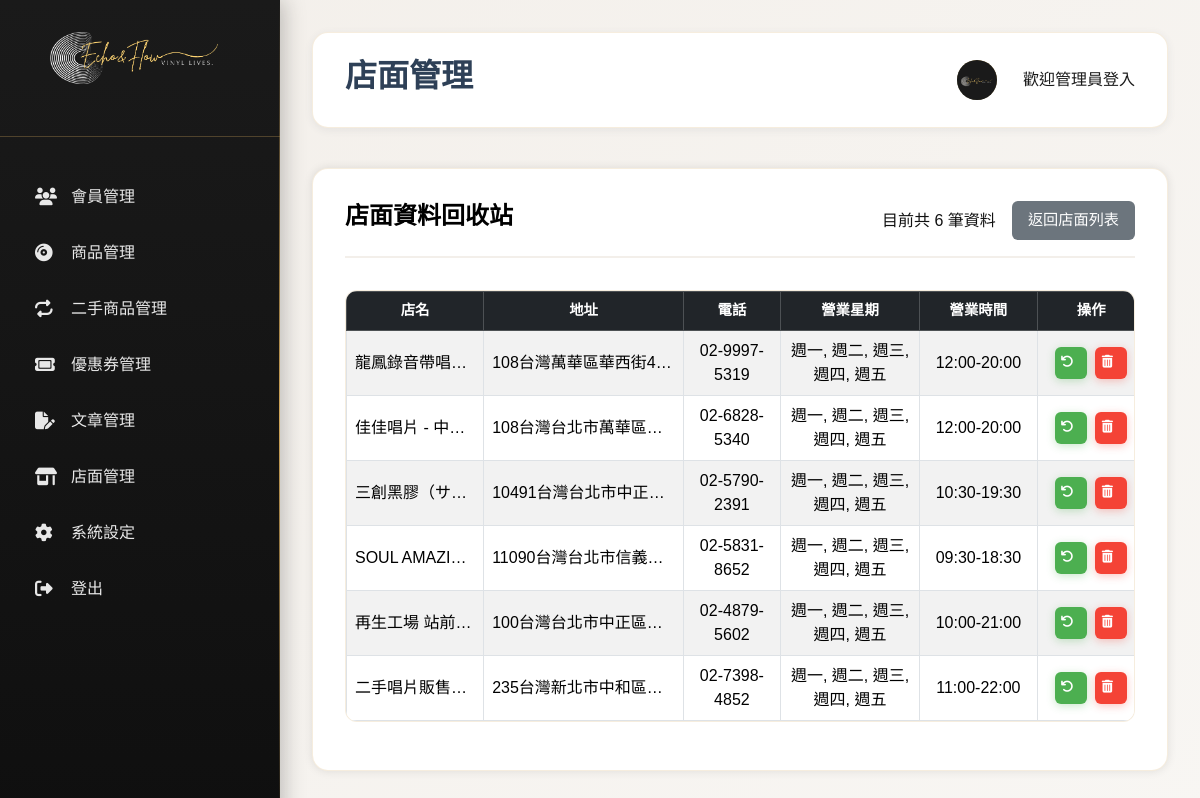
The page /vinyl_shop/trash.php on the database its author committed.
### tables this page shows
CREATE TABLE `branch` (
  `id` int(11) NOT NULL,
  `name` varchar(255) NOT NULL,
  `address` text DEFAULT NULL,
  `phone` varchar(20) DEFAULT NULL,
  `weekdays` varchar(50) NOT NULL DEFAULT '1,2,3,4,5' COMMENT '營業星期，以逗號分隔，1-7代表週一到週日',
  `business_hours` varchar(100) DEFAULT NULL,
  `latitude` decimal(9,6) DEFAULT NULL,
  `longitude` decimal(9,6) DEFAULT NULL,
  `is_deleted` tinyint(1) NOT NULL DEFAULT 0 COMMENT '是否以刪除',
  `deleted_at` datetime DEFAULT NULL COMMENT '刪除時間'
);

### vinyl_shop/trash.php (the view, shortened to what this page needs)
<?php
require_once "../vinyl_shop/connect.php";
include "../template_top.php";
include "../template_main.php";
$perPage = 10;
$page = intval($_GET["page"] ?? 1);
$pageStart = ($page - 1) * $perPage;
$sql = "SELECT b.*,
        GROUP_CONCAT(DISTINCT h.name) as services
        FROM branch b
        LEFT JOIN branch_hashtag bh ON b.id = bh.branch_id
        LEFT JOIN hashtag h ON bh.hashtag_id = h.id
        WHERE b.is_deleted = 1
        GROUP BY b.id
        ORDER BY b.deleted_at DESC
        LIMIT :limit OFFSET :offset";
$sqlCount = "SELECT COUNT(*) as total FROM branch WHERE is_deleted = 1";
$stmtCount = $pdo->prepare($sqlCount);
$stmtCount->execute();
$totalCount = $stmtCount->fetch(PDO::FETCH_ASSOC)['total'];
try {
    $stmt = $pdo->prepare($sql);
    $stmt->bindValue(':limit', $perPage, PDO::PARAM_INT);
    $stmt->bindValue(':offset', $pageStart, PDO::PARAM_INT);
    $stmt->execute();
    $result = $stmt->fetchAll(PDO::FETCH_ASSOC);
} catch (PDOException $e) {
    echo "錯誤: " . $e->getMessage();
    exit;
}
?>
<div class="content-section">
<div class="section-header d-flex justify-content-between align-items-center">
        <h3 class="section-title">店面資料回收站</h3>
        <span class="ms-auto">目前共 <?= $totalCount ?> 筆資料</span>
        <a href="/vinyl_shop/index.php" class="btn btn-secondary">返回店面列表</a>
    </div>
           <div class="table-container table-responsive">
        <table class="table table-bordered table-striped align-middle">
                <thead class="table-dark">
                    <tr>
                        <th style="width: 200px;">店名</th>
                        <th style="width: 300px;">地址</th>
                        <th style="width: 120px;">電話</th>
                        <th style="width: 200px;">營業星期</th>
                        <th style="width: 150px;">營業時間</th>
                        <th style="width: 120px;">操作</th>
                    </tr>
                </thead>
                <tbody>
                    <?php foreach ($result as $index => $branch): ?>
                    <tr>
                        <td style="width: 200px;" class="text-truncate" title="<?=$branch["name"]?>"><?=$branch["name"]?></td>
                        <td style="width: 300px;" class="text-truncate" title="<?=$branch["address"]?>"><?=$branch["address"]?></td>
                        <td style="width: 120px;"><?=$branch["phone"]?></td>
                        <td style="width: 200px;">
                        <?php
                        $weekdays = explode(',', $branch['weekdays']);
                        $weekdayNames = [
                            '1' => '週一',
                            '2' => '週二',
                            '3' => '週三',
                            '4' => '週四',
                            '5' => '週五',
                            '6' => '週六',
                            '7' => '週日'
                        ];
                        $displayWeekdays = array_map(function($day) use ($weekdayNames) {
                            return $weekdayNames[$day] ?? $day;
                        }, $weekdays);
                        echo implode(', ', $displayWeekdays);
                        ?>
                        </td>
                        <td style="width: 150px;"><?=$branch["business_hours"]?></td>
                        <td style="width: 120px;">
                        <div class="action-buttons">
                            <a href="#" class="btn btn-sm btn-success restore-btn" data-id="<?=$branch["id"]?>" title="還原"><i class="fas fa-undo"></i></a>
                            <a href="#" class="btn btn-sm btn-danger delete-btn" data-id="<?=$branch["id"]?>" title="永久刪除"><i class="fas fa-trash-alt"></i></a>
                            </div>
                        </td>
                    </tr>
                    <?php endforeach; ?>
                </tbody>
            </table>
        </div>
    </div>
<?php
include "../template_btm.php";
?>

### css/index.css (style rules this page uses)
:root { --retro-indigo: #2e4057; --olive-moss: #7c805e; --warm-brass: #d1a65a; --beige-mist: #f3efea; --smoke-violet: #9b8ba8; --vinyl-black: #1a1a1a; --white: #ffffff; --light-gray: #f8f6f3; --border-color: #d1a65a33; --shadow-light: 0 2px 8px #2e405714; --shadow-medium: 0 4px 16px #2e40571f; --shadow-heavy: 0 8px 32px #2e405729; --success-color: #4caf50; --warning-color: #ff9800; --error-color: #f44336; }
* { margin: 0; padding: 0; box-sizing: border-box; }
body { font-family: 'Noto Sans TC', sans-serif; background: linear-gradient( 135deg, var(--beige-mist) 0%, var(--light-gray) 100% ); color: var(--vinyl-black); min-height: 100vh; overflow-x: hidden; }
.content-section { background: var(--white); border-radius: 16px; padding: 2rem; margin-bottom: 2rem; box-shadow: var(--shadow-light); border: 1px solid var(--border-color); }
.section-header { display: flex; justify-content: space-between; align-items: center; margin-bottom: 2rem; padding-bottom: 1rem; border-bottom: 2px solid var(--beige-mist); flex-wrap: wrap; gap: 1rem; }
.section-title { font-family: 'Playfair Display', serif; font-size: 1.5rem; color: var(--retro-indigo); font-weight: 600; }
.btn { padding: 0.8rem 1.5rem; border: none; border-radius: 8px; font-weight: 500; cursor: pointer; transition: all 0.3s ease; text-decoration: none; display: inline-flex; align-items: center; justify-content: center; gap: 0.5rem; text-align: center; border: 2px solid transparent; }
.btn-danger { background-color: var(--error-color); color: var(--white); box-shadow: 0 2px 8px rgba(244, 67, 54, 0.3); }
.btn-success { background-color: var(--success-color); color: var(--white); box-shadow: 0 2px 8px rgba(76, 175, 80, 0.3); }
.btn.btn-secondary { background-color: #6c757d; color: #fff; border: none; padding: 0.5rem 1rem; border-radius: 6px; }
.btn-sm { padding: 0.5rem 0.75rem; font-size: 0.875rem; border-radius: 6px; }
.action-buttons { display: flex; gap: 0.25rem; justify-content: center; }
.action-buttons .btn { min-width: 32px; height: 32px; padding: 0; display: inline-flex; align-items: center; justify-content: center; border-radius: 6px; }
.action-buttons .btn i { font-size: 0.8rem; }
table { width: 100%; border-collapse: collapse; min-width: 800px; }
.table-container { overflow-x: auto; border-radius: 12px; border: 1px solid var(--border-color); background: var(--white); }
th, td { padding: 1rem; text-align: left; border-bottom: 1px solid var(--beige-mist); }
th { background: var(--light-gray); color: var(--retro-indigo); font-weight: 600; font-size: 0.9rem; position: sticky; top: 0; z-index: 10; text-align: center; vertical-align: middle; }
tbody tr { transition: background-color 0.3s ease; }
tbody tr td { text-align: center; vertical-align: middle; }
.content-section { background-color: #fff; color: #111; border-radius: 1rem; padding: 2rem; box-shadow: 0 0 10px rgba(0, 0, 0, 0.1); }
.section-header { display: flex; justify-content: space-between; align-items: center; margin-bottom: 2rem; }
.section-title { font-size: 1.5rem; font-weight: bold; color: #000; }
.btn { border-radius: 0.5rem; padding: 0.5rem 1rem; font-size: 0.95rem; }
.btn i { margin-right: 0.5rem; }

### css/vinyl_shop.css (style rules this page uses)
.text-truncate { max-width: 0; overflow: hidden; text-overflow: ellipsis; white-space: nowrap; }
.table td { vertical-align: middle; }
.table th { vertical-align: middle; }
.table-container { margin-bottom: 1rem; }
.action-buttons { display: flex; gap: 0.5rem; justify-content: center; }
.table { margin-bottom: 0; }

### rows shown on the page
branch: name "龍鳳錄音帶唱…", address "108台灣萬華區華西街4…", phone "02-9997-5319", weekdays "週一, 週二, 週三, 週四, 週五", business_hours "12:00-20:00"
branch: name "佳佳唱片 - 中…", address "108台灣台北市萬華區…", phone "02-6828-5340", weekdays "週一, 週二, 週三, 週四, 週五", business_hours "12:00-20:00"
branch: name "三創黑膠（サ…", address "10491台灣台北市中正…", phone "02-5790-2391", weekdays "週一, 週二, 週三, 週四, 週五", business_hours "10:30-19:30"
branch: name "SOUL AMAZI…", address "11090台灣台北市信義…", phone "02-5831-8652", weekdays "週一, 週二, 週三, 週四, 週五", business_hours "09:30-18:30"
branch: name "再生工場 站前…", address "100台灣台北市中正區…", phone "02-4879-5602", weekdays "週一, 週二, 週三, 週四, 週五", business_hours "10:00-21:00"
branch: name "二手唱片販售…", address "235台灣新北市中和區…", phone "02-7398-4852", weekdays "週一, 週二, 週三, 週四, 週五", business_hours "11:00-22:00"

### other values the page prints
$item['label'] "會員管理"
$item['label'] "商品管理"
$item['label'] "二手商品管理"
$item['label'] "優惠券管理"
$item['label'] "文章管理"
$item['label'] "店面管理"
$item['label'] "系統設定"
$item['label'] "登出"
$pageTitle "店面管理"
$totalCount "6"
